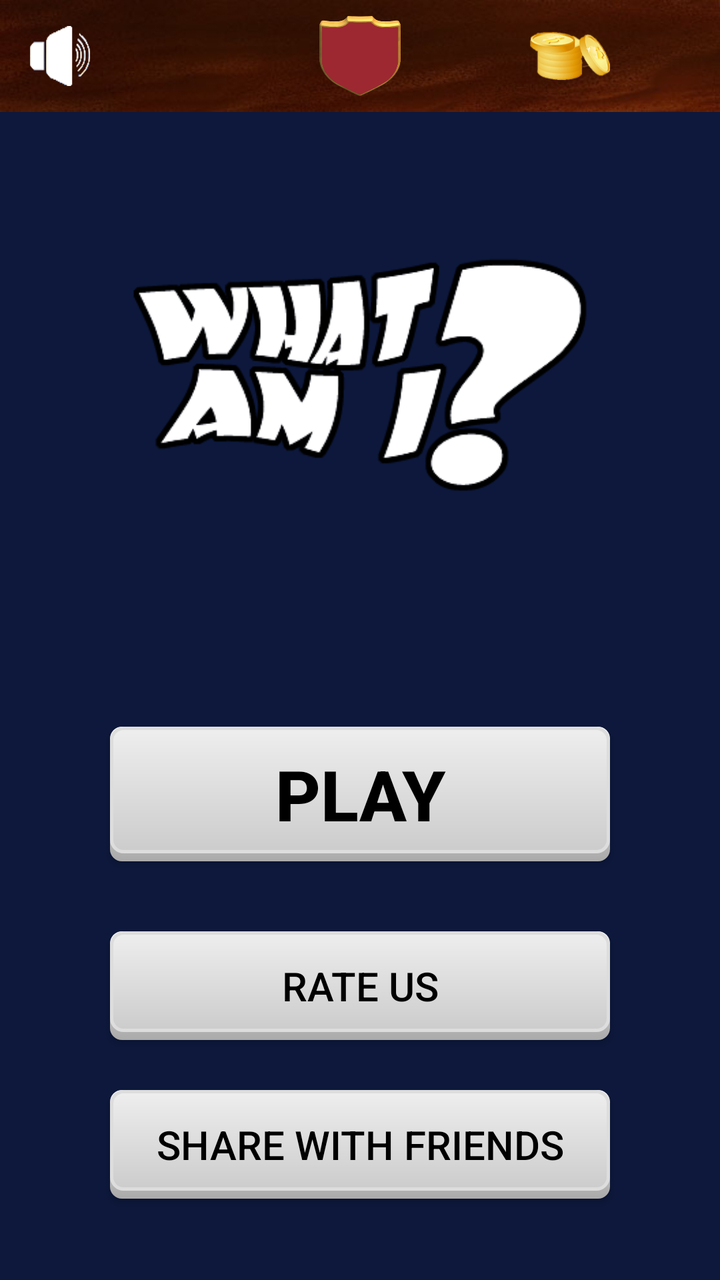
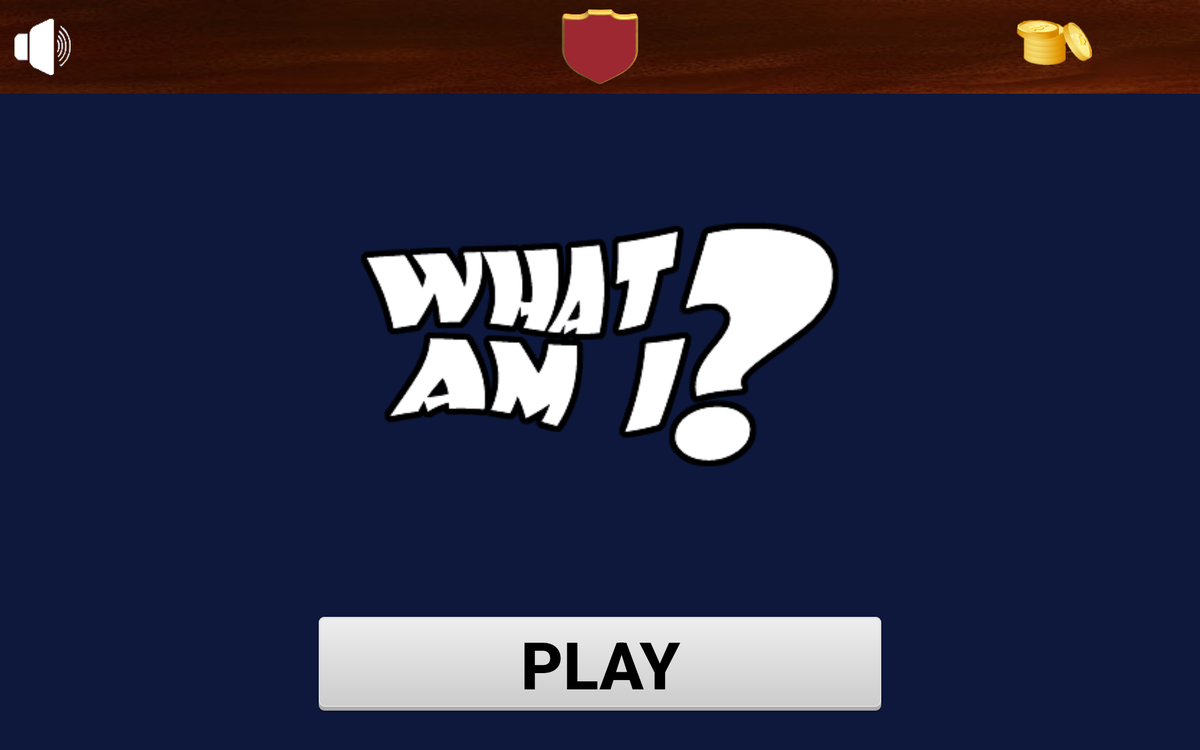

An Android layout and its configuration variant, each rendered on a device that would load it. The default file and the variant file are quoted in full after the pictures.
<!-- AndroidManifest.xml: application theme AppTheme -->
<!-- res/layout/activity_main2.xml -->
<?xml version="1.0" encoding="utf-8"?>
<RelativeLayout xmlns:android="http://schemas.android.com/apk/res/android"
    xmlns:app="http://schemas.android.com/apk/res-auto"
    xmlns:tools="http://schemas.android.com/tools"
    android:layout_width="match_parent"
    android:layout_height="match_parent"
    android:orientation="vertical"
    tools:context="com.manoj.whatami.Main2Activity"
    android:weightSum="20"
    android:background="#bb001041">

    <LinearLayout
        android:layout_width="match_parent"
        android:layout_height="56dp"
        android:id="@+id/linearLayout">

        <RelativeLayout
            android:layout_width="match_parent"
            android:layout_height="56dp"
            android:background="@drawable/topg"
            android:elevation="1dp"
            android:orientation="horizontal">

            <ImageView
                android:id="@+id/sound"
                android:layout_width="30dp"
                android:layout_height="30dp"
                android:layout_centerVertical="true"
                android:layout_marginStart="15dp"
                android:background="@drawable/sound_on"/>

            <ImageView
                android:layout_width="wrap_content"
                android:layout_height="40dp"
                android:layout_centerInParent="true"
                android:src="@drawable/level_image" />

            <TextView
                android:id="@+id/levelText"
                android:layout_width="wrap_content"
                android:layout_height="match_parent"
                android:layout_alignParentTop="true"
                android:layout_centerInParent="true"
                android:layout_marginEnd="20dp"
                android:gravity="center"
                android:textColor="#fff"
                android:textSize="19dp" />

            <ImageView
                android:id="@+id/imageView"
                android:layout_width="40dp"
                android:layout_height="wrap_content"
                android:layout_alignParentTop="true"
                android:layout_centerVertical="true"
                android:layout_margin="5dp"
                android:layout_toStartOf="@+id/coins"
                android:src="@drawable/coins" />

            <TextView
                android:id="@+id/coins"
                android:layout_width="50dp"
                android:layout_height="wrap_content"
                android:layout_alignParentEnd="true"
                android:layout_centerVertical="true"
                android:textColor="#bbb"
                android:textSize="15dp" />


        </RelativeLayout>
    </LinearLayout>
    <LinearLayout
        android:orientation="vertical"
        android:layout_width="match_parent"
        android:layout_height="match_parent"
        android:weightSum="10">

    <ImageView
        android:layout_width="300dp"
        android:layout_height="180dp"
        android:src="@drawable/logo"
        android:padding="30dp"
        android:layout_weight="4"
        android:layout_gravity="center"
        android:layout_below="@+id/linearLayout"
        android:layout_centerHorizontal="true"
        android:layout_marginTop="70dp"
        android:id="@+id/imageView2" />


    <Button
        android:layout_weight="1.2"
        android:layout_gravity="center"
        android:id="@+id/playButton"
        android:layout_width="250dp"
        android:layout_height="50dp"
        android:layout_below="@+id/imageView2"
        android:layout_centerHorizontal="true"
        android:layout_marginTop="56dp"
        android:background="@drawable/play"
        android:gravity="center"
        android:text="play"
        android:textColor="#000000"
        android:textSize="35dp"
        android:textStyle="bold" />

    <Button
        android:layout_gravity="center"
        android:layout_weight="1"
        android:id="@+id/rate"
        android:layout_width="250dp"
        android:layout_height="40dp"
        android:layout_alignStart="@+id/playButton"
        android:layout_below="@+id/playButton"
        android:layout_marginTop="35dp"
        android:background="@drawable/play"
        android:text="rate us"
        android:textColor="#000000"
        android:textSize="20dp" />

    <Button
        android:layout_gravity="center"
        android:layout_weight="1"
        android:id="@+id/share"
        android:layout_width="250dp"
        android:layout_height="40dp"
        android:layout_alignStart="@+id/rate"
        android:layout_below="@+id/rate"
        android:layout_marginTop="25dp"
        android:background="@drawable/play"
        android:text="share with friends"
        android:textColor="#000000"
        android:textSize="20dp" />
    </LinearLayout>

</RelativeLayout>
<!-- resources referenced by this layout -->
<resources>
  <!-- drawable coins: png bitmap (drawable, 11285 bytes) -->
  <!-- drawable level_image: png bitmap (drawable, 21984 bytes) -->
  <!-- drawable logo: png bitmap (drawable, 15653 bytes) -->
  <!-- drawable play (drawable) -->
  <?xml version="1.0" encoding="utf-8"?>
  <layer-list xmlns:android="http://schemas.android.com/apk/res/android">
      <item>
          <shape android:shape="rectangle">
              <size android:width="100dp" android:height="40dp"/>
              <gradient android:angle="270" android:startColor="#fff"
                  android:endColor="#aaaaaa"/>
              <corners android:radius="6dp"/>
          </shape>
      </item>
      <item android:bottom="4dp">
          <shape android:shape="rectangle">
              <size android:width="100dp" android:height="40dp"/>
              <solid android:color="#64dd17"/>
              <gradient android:angle="270" android:startColor="#eeeeee"
                  android:endColor="#cccccc"/>
              <corners android:radius="6dp"/>
              <stroke android:color="#ddd" android:width="1.5dp"/>
          </shape>
      </item>
  </layer-list>
  <!-- drawable sound_on: png bitmap (drawable, 5880 bytes) -->
  <!-- drawable topg: jpg bitmap (drawable, 15962 bytes) -->
  <style name="AppTheme" parent="Theme.AppCompat.NoActionBar">
          
          <item name="colorPrimary">#0d1e2e</item>
          <item name="colorPrimaryDark">#0d1e2e</item>
          <item name="colorAccent">@color/colorAccent</item>
      </style>
  <color name="colorAccent">#FF4081</color>
</resources>
<!-- res/layout-xlarge/activity_main2.xml (the repository's variant of the layout above) -->
<!-- drawn on a large tablet held sideways -->
<?xml version="1.0" encoding="utf-8"?>
<RelativeLayout xmlns:android="http://schemas.android.com/apk/res/android"
    xmlns:app="http://schemas.android.com/apk/res-auto"
    xmlns:tools="http://schemas.android.com/tools"
    android:layout_width="match_parent"
    android:layout_height="match_parent"
    android:orientation="vertical"
    tools:context="com.manoj.whatami.Main2Activity"
    android:weightSum="20"
    android:background="#bb001041">

    <LinearLayout
        android:layout_width="match_parent"
        android:layout_height="100dp"
        android:id="@+id/linearLayout">

        <RelativeLayout
            android:layout_width="match_parent"
            android:layout_height="100dp"
            android:background="@drawable/topg"
            android:elevation="1dp"
            android:orientation="horizontal">

            <ImageView
                android:id="@+id/sound"
                android:layout_width="60dp"
                android:layout_height="60dp"
                android:layout_centerVertical="true"
                android:layout_marginStart="15dp"
                android:background="@drawable/sound_on"/>

            <ImageView
                android:layout_width="wrap_content"
                android:layout_height="80dp"
                android:layout_centerInParent="true"
                android:src="@drawable/level_image" />

            <TextView
                android:id="@+id/levelText"
                android:layout_width="wrap_content"
                android:layout_height="match_parent"
                android:layout_alignParentTop="true"
                android:layout_centerInParent="true"
                android:layout_marginEnd="20dp"
                android:gravity="center"
                android:textColor="#fff"
                android:textSize="45dp" />

            <ImageView
                android:id="@+id/image1"
                android:layout_width="80dp"
                android:layout_height="80dp"
                android:layout_alignParentTop="true"
                android:layout_centerVertical="true"
                android:layout_margin="5dp"
                android:layout_toStartOf="@+id/coins"
                android:src="@drawable/coins" />

            <TextView
                android:id="@+id/coins"
                android:layout_width="110dp"
                android:layout_height="wrap_content"
                android:layout_alignParentEnd="true"
                android:layout_centerVertical="true"
                android:textColor="#bbb"
                android:textSize="45dp" />



        </RelativeLayout>
    </LinearLayout>

    <ImageView
        android:layout_width="600dp"
        android:layout_height="500dp"
        android:src="@drawable/logo"
        android:padding="30dp"
        android:layout_below="@+id/linearLayout"
        android:layout_centerHorizontal="true"
        android:layout_marginTop="20dp"
        android:id="@+id/imageView2" />


    <Button
        android:id="@+id/playButton"
        android:layout_width="600dp"
        android:layout_height="100dp"
        android:layout_below="@+id/imageView2"
        android:layout_centerHorizontal="true"
        android:layout_marginTop="38dp"
        android:background="@drawable/play"
        android:gravity="center"
        android:text="play"
        android:textColor="#000000"
        android:textSize="70dp"
        android:textStyle="bold" />

    <Button
        android:id="@+id/rate"
        android:layout_width="600dp"
        android:layout_height="70dp"
        android:layout_alignStart="@+id/playButton"
        android:layout_below="@+id/playButton"
        android:layout_marginTop="56dp"
        android:background="@drawable/play"
        android:text="rate us"
        android:textColor="#000000"
        android:textSize="45dp" />

    <Button
        android:id="@+id/share"
        android:layout_width="600dp"
        android:layout_height="70dp"
        android:layout_alignStart="@+id/rate"
        android:layout_below="@+id/rate"
        android:layout_marginTop="32dp"
        android:background="@drawable/play"
        android:text="share with friends"
        android:textColor="#000000"
        android:textSize="45dp" />

</RelativeLayout>
